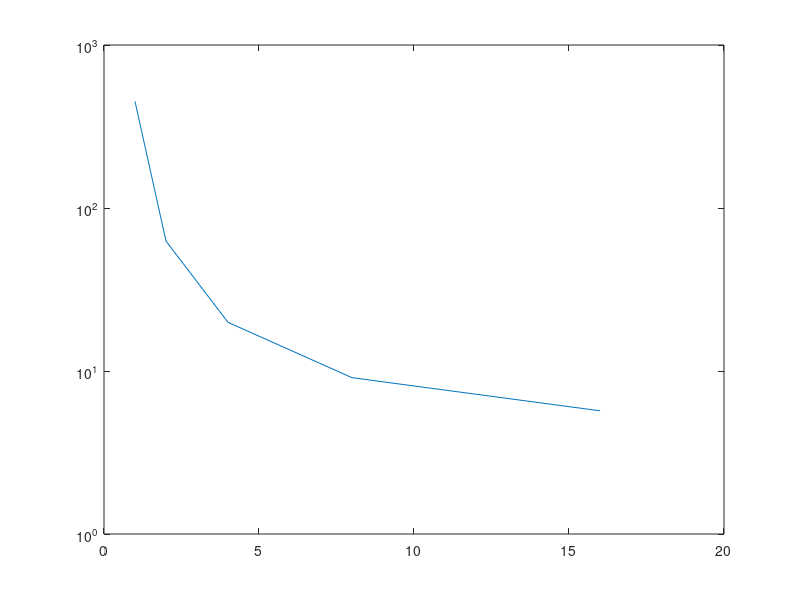

Source code (MATLAB): (Note: this script raises an error after producing the figure.)

p=[1,2,4,8,16];
t=[450.82,62.67,19.89,9.1,5.7];

speed_up =t(1)./t;

figure('color','w');

plot(p,t);


set(gca, 'YScale', 'log') ;

set(gca,'FontSize',Size,'FontName','Times New Roman');
grid on
grid minor

axes = gca;

axes.MinorGridLineStyle = '-';
axes.MinorGridColor = [0.5 0.5 0.5];
axes.GridColor = [0.5 0.5 0.5];
axes.LineWidth = 1.1;


xlabel('Number of Processors');
ylabel('Time');


figure('color','w');

plot(p,speed_up);


% set(gca, 'YScale', 'log') ;

set(gca,'FontSize',Size,'FontName','Times New Roman');
grid on
grid minor

axes = gca;

axes.MinorGridLineStyle = '-';
axes.MinorGridColor = [0.5 0.5 0.5];
axes.GridColor = [0.5 0.5 0.5];
axes.LineWidth = 1.1;


xlabel('Number of Processors');
ylabel('Speedup');